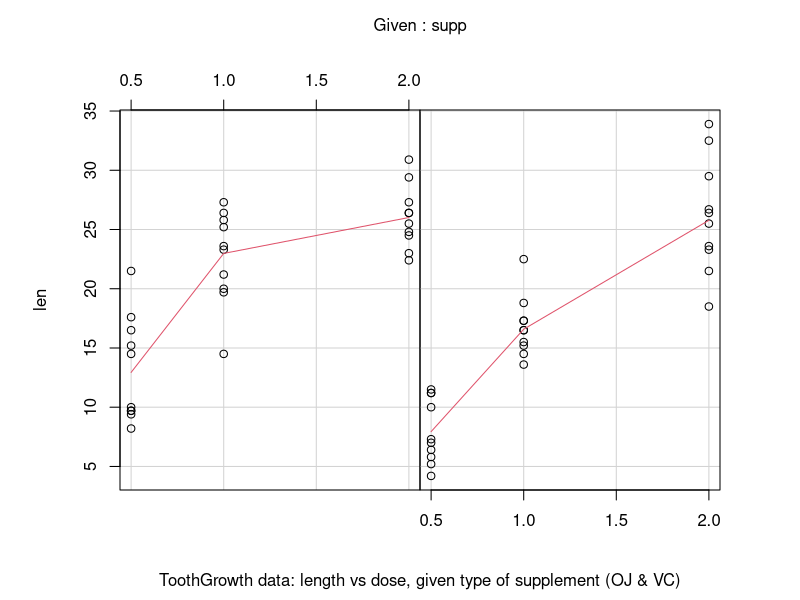
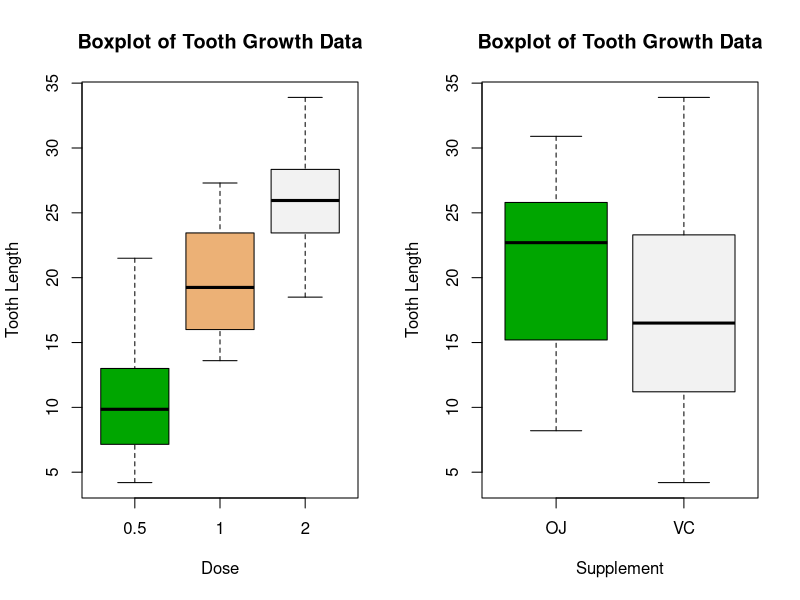

Recreate these plots in R, in order.
## ---- chunk 1

data(ToothGrowth)   # loading data
str(ToothGrowth)

## ---- chunk 2
summary(ToothGrowth)
aggregate(data = ToothGrowth, len ~ supp * dose , mean)
table(ToothGrowth$dose, ToothGrowth$supp)

## ---- chunk 3

suppOJ <- ToothGrowth[which(ToothGrowth$supp=="OJ"), ]
suppVC <- ToothGrowth[which(ToothGrowth$supp=="VC"), ]  

## ---- chunk 4
t.test(suppVC$len, suppOJ$len, paired = T)
## ---- chunk 5

dose05_suppOJ <- suppOJ[(suppOJ$dose==0.5), ]
dose05_suppVC <- suppVC[(suppVC$dose==0.5), ]

t.test(dose05_suppVC$len, dose05_suppOJ$len, paired = T)    

dose1_suppOJ <- suppOJ[(suppOJ$dose==1), ]
dose1_suppVC <- suppVC[(suppVC$dose==1), ]

t.test(dose1_suppVC$len, dose1_suppOJ$len, paired = T)   

dose2_suppOJ <- suppOJ[(suppOJ$dose==2), ]
dose2_suppVC <- suppVC[(suppVC$dose==2), ]

t.test(dose2_suppVC$len, dose2_suppOJ$len, paired = T)   

## ---- chunk 6

require(graphics)
coplot(len ~ dose | supp, data = ToothGrowth, panel = panel.smooth, show.given=FALSE,
        xlab = "ToothGrowth data: length vs dose, given type of supplement (OJ & VC)")

## ---- chunk 7

par(mfrow=c(1,2))

boxplot(len ~ dose, data=ToothGrowth, col=terrain.colors(3),
        ylab="Tooth Length", xlab="Dose", main="Boxplot of Tooth Growth Data")

boxplot(len ~ supp, data=ToothGrowth, col=terrain.colors(2),
        ylab="Tooth Length", xlab="Supplement", main="Boxplot of Tooth Growth Data")               

## ---- chunk 8
difLength <- suppVC$len - suppOJ$len
mean(difLength)
mean(difLength)+c(-1,1)*qnorm(.975)*sd(difLength)/sqrt(length(difLength))  

## ---- chunk 9
t.test(difLength)           
